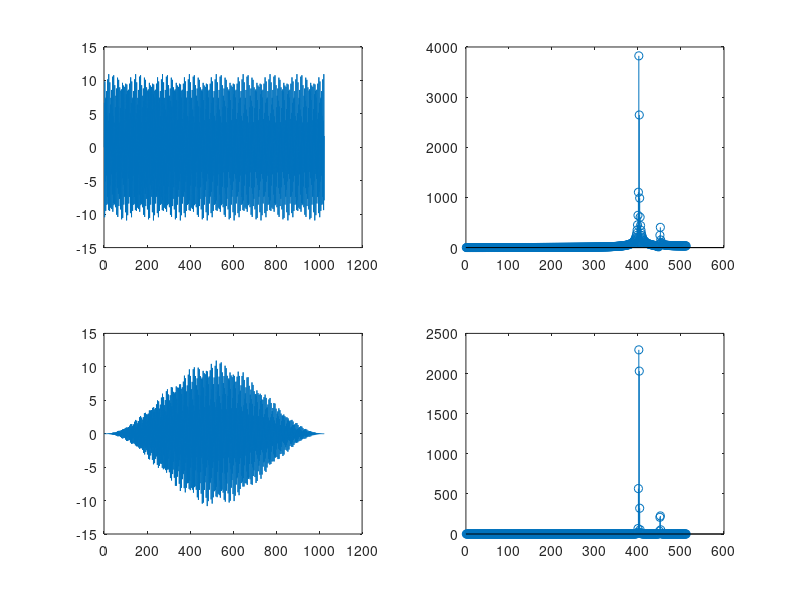

Here is the MATLAB script that generated this plot:
function trei
    
    close all;
    clear all;
    load('notes_signal_long.mat')
    
    N = length(notes_signal);
    
    figure(1);
    subplot(2, 2, 1);
    plot(notes_signal);
    
    subplot(2, 2, 2);
    FFT = abs(fft(notes_signal));
    stem(FFT(1 : length(FFT) / 2));
    
    HN = hanning(N)' .* notes_signal;
    
    subplot(2, 2, 3);
    plot(HN);
    
    FFT = abs(fft(HN));
    subplot(2, 2, 4);
    stem(FFT(1 : length(FFT) / 2));
    
endfunction
